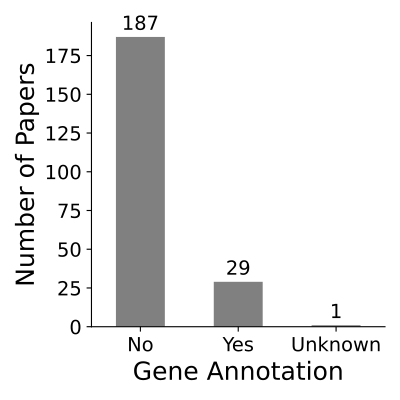

Write the Python code that produced this figure.
################################################################################

# Usage of Gene annotation

################################################################################

import os
import pandas as pd
import matplotlib.pyplot as plt
import seaborn as sns

# Upload document0
df = pd.read_csv("review_papers.csv")

# Check the first few rows
print(df.head())

# Count the occurrences of each value in the 'Usage of Gene annotation' column
annotation_counts = df['Usage of Gene annotation'].value_counts()

# Ensure all categories are included
categories = ['Yes', 'No', 'Unknown']
annotation_counts = annotation_counts.reindex(categories, fill_value=0)

# Manually adjust counts to known values
annotation_counts['Yes'] = 29
annotation_counts['No'] = 187
annotation_counts['Unknown'] = 1

# Sort counts in descending order
annotation_counts = annotation_counts.sort_values(ascending=False)

# Verify the counts
print("Adjusted counts (sorted):")
print(annotation_counts)
print("Total papers:", annotation_counts.sum())

# Create a bar plot
plt.figure(figsize=(4, 4))
bars = annotation_counts.plot(kind='bar', color='gray')
plt.xlabel('Gene Annotation', fontsize=18)
plt.ylabel('Number of Papers', fontsize=18)
plt.xticks(rotation=0, fontsize=14)
plt.yticks(fontsize=14)


# Add the numbers on top of each bar
for bar in bars.patches:
    height = bar.get_height()
    plt.text(
        bar.get_x() + bar.get_width() / 2,
        height + 2,
        f'{int(height)}',
        ha='center',
        va='bottom',
        fontsize=14,
        color='black'
     )

# Remove grid lines
plt.grid(False)

# Show only X and Y axes (bottom and left spines), hide others
ax = plt.gca()
ax.set_facecolor('white')  # Set background to white
ax.spines['top'].set_visible(False)
ax.spines['right'].set_visible(False)
ax.spines['left'].set_visible(True)
ax.spines['bottom'].set_visible(True)

# Export the plot as PDF
plt.tight_layout()
plt.savefig("figure_f.pdf", format="pdf")

# Display the plot
plt.show()
